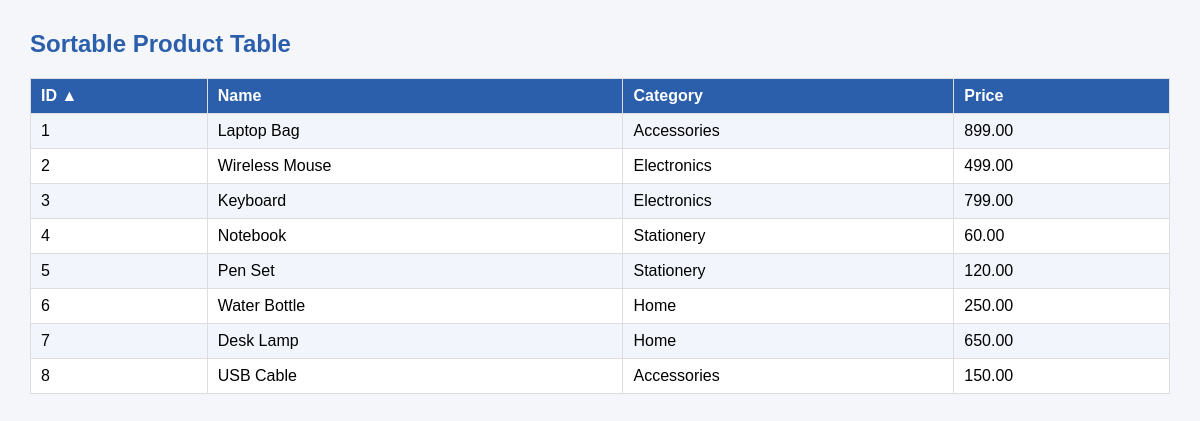
The app's page /products_sorted.php with its own data.
### tables this page shows
CREATE TABLE products (
    id         INT UNSIGNED AUTO_INCREMENT PRIMARY KEY,
    name       VARCHAR(100)  NOT NULL,
    category   VARCHAR(50)   NOT NULL,
    price      DECIMAL(10,2) NOT NULL,
    image      VARCHAR(255)  NULL,
    created_at TIMESTAMP DEFAULT CURRENT_TIMESTAMP
);

### config.php (called while the page is built, shortened)
<?php
function e($value) {
    return htmlspecialchars((string)$value, ENT_QUOTES, 'UTF-8');
}
?>

### products_sorted.php (the view)
<?php
require_once 'config.php';
$allowed = ['id', 'name', 'category', 'price'];
$sort = in_array($_GET['sort'] ?? '', $allowed, true) ? $_GET['sort'] : 'id';
$dir  = (($_GET['dir'] ?? 'asc') === 'desc') ? 'DESC' : 'ASC';
$products = $pdo->query("SELECT id, name, category, price FROM products ORDER BY $sort $dir")->fetchAll();
function sortLink($col, $label, $sort, $dir) {
    $newDir = ($sort === $col && $dir === 'ASC') ? 'desc' : 'asc';
    $arrow  = ($sort === $col) ? ($dir === 'ASC' ? ' &#9650;' : ' &#9660;') : '';
    return "<a href='?sort=$col&dir=$newDir'>$label$arrow</a>";
}
?>
<!DOCTYPE html>
<html><head><meta charset="UTF-8"><title>Sort Products</title>
<link rel="stylesheet" href="style.css"></head>
<body>
<h2>Sortable Product Table</h2>
<table>
    <tr>
        <th><?= sortLink('id', 'ID', $sort, $dir) ?></th>
        <th><?= sortLink('name', 'Name', $sort, $dir) ?></th>
        <th><?= sortLink('category', 'Category', $sort, $dir) ?></th>
        <th><?= sortLink('price', 'Price', $sort, $dir) ?></th>
    </tr>
    <?php foreach ($products as $p): ?>
    <tr><td><?= e($p['id']) ?></td><td><?= e($p['name']) ?></td>
        <td><?= e($p['category']) ?></td><td><?= e($p['price']) ?></td></tr>
    <?php endforeach; ?>
</table>
</body></html>

### style.css (style rules this page uses)
body { font-family: Arial, sans-serif; margin: 30px; background: #f4f6f9; }
h2 { color: #2b5fab; }
table { border-collapse: collapse; width: 100%; background: #fff; }
th, td { border: 1px solid #ddd; padding: 8px 10px; text-align: left; }
th { background: #2b5fab; color: #fff; }
th a { color: #fff; text-decoration: none; }
tr:nth-child(even) { background: #f2f6fc; }

### records on screen
products: id "1", name "Laptop Bag", category "Accessories", price "899.00"
products: id "2", name "Wireless Mouse", category "Electronics", price "499.00"
products: id "3", name "Keyboard", category "Electronics", price "799.00"
products: id "4", name "Notebook", category "Stationery", price "60.00"
products: id "5", name "Pen Set", category "Stationery", price "120.00"
products: id "6", name "Water Bottle", category "Home", price "250.00"
products: id "7", name "Desk Lamp", category "Home", price "650.00"
products: id "8", name "USB Cable", category "Accessories", price "150.00"

### other values on screen
$label "ID Name Category Price"
$arrow "▲"
